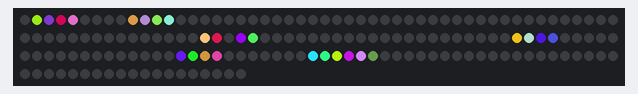
A sketch run on a simulated ESP8266 (NodeMCU). Shown: 169 RGB LEDs in strip order, left to right, continuing on the next row. WiFi joins after 1.5 s; servers stay silent unless stated; random numbers use the default seed unless the sketch sets one; what the sketch prints to the serial monitor is not drawn.

Above: at 8.4 s.
At 12.2 s:
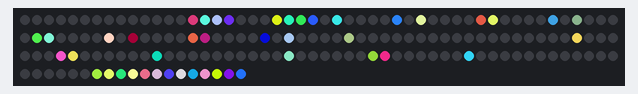
At 15.7 s:
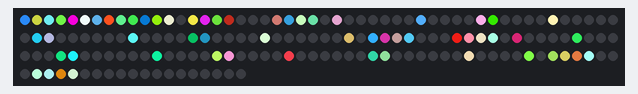
At 25.6 s:
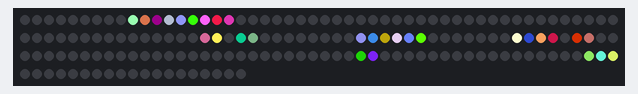
At 29.4 s:
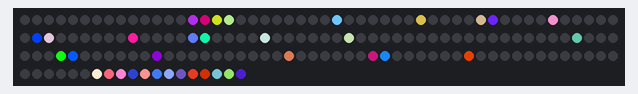
At 32.9 s:
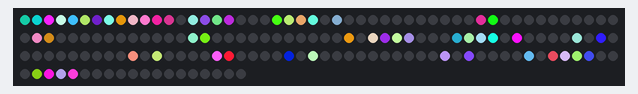

The sketch:

WorldClock_LED.ino
```cpp
// (licence header left out)
#include <ESP8266WiFi.h>
#include "WorldClock_LED.hpp"

// GPIO setting
const uint8_t LED_WIRED_PIN = D5;

// WiFi setting
const char * MY_WIFI_SSID = "WIFI_SSID";
const char * MY_WIFI_PASSWORD = "WIFI_PASSWORD";

static bool WiFi_is_Connected;
inline void Check_WiFi_Status()
{
    for(int count = 0;count < 5, WiFi.status() != WL_CONNECTED;count++)
    {
        WiFi_is_Connected = false;
        Serial.print("connecting to ");
        Serial.print(MY_WIFI_SSID);
        Serial.println(" ...");
        delay(1000);
        if(WiFi.status() == WL_CONNECTED)
        {
            WiFi_is_Connected = true;
            Serial.print("WiFi connected, IP address : ");
            Serial.println(WiFi.localIP());
        }
        else
        {
            Serial.print("WiFi status: ");
            Serial.println(WiFi.status());
        }
    }
}

WorldClock_LED * LED_strip;

void setup()
{
    Serial.begin(115200);
    Serial.flush();

    // set WiFi
    //ETS_GPIO_INTR_DISABLE();
    WiFi.mode(WIFI_STA);
    WiFi.begin(MY_WIFI_SSID, MY_WIFI_PASSWORD);
    Check_WiFi_Status();
    //ETS_GPIO_INTR_ENABLE();

    LED_strip = new WorldClock_LED(169, LED_WIRED_PIN, NEO_GRB + NEO_KHZ800);
    LED_strip->begin();
    LED_strip->show();
}

void loop()
{

    Check_WiFi_Status();    //check if WIFI still connected

    int hour = random(0, 23);
    int minute = random(0, 59);
    int temperature = random(0, 99);
    int humidity = random(0, 99);
    LED_strip->clear();
    LED_strip->show_greeting(hour);
    LED_strip->show_minute(minute);
    LED_strip->show_hour(hour, minute);
    delay(2500);
    LED_strip->clear();
    LED_strip->show_temperature(temperature);
    delay(2500);
    LED_strip->clear();
    LED_strip->show_humidity(humidity);
    delay(2500);
}
```

WorldClock_LED.hpp
```cpp
// (licence header left out)
#include <Adafruit_NeoPixel.h>
#include <vector>

class WorldClock_LED : public Adafruit_NeoPixel
{
public:
    WorldClock_LED(void);
    WorldClock_LED(uint16_t n, uint8_t p = 6, neoPixelType t = NEO_GRB + NEO_KHZ800);
    ~WorldClock_LED();

    void show_digits(uint8_t number);       // from 0 to 99
    void show_greeting(uint8_t hour);           // from 0 to 23
    void show_minute(uint8_t minute);           // from 0 to 59
    void show_hour(uint8_t hour, uint8_t minute);
    void show_temperature(uint8_t temperature);
    void show_humidity(uint8_t humidity);
private:
    int select_color();
    struct text_struct
    {
        uint8_t start, length;
        int8_t delta;
        text_struct(uint8_t start, int8_t delta, uint8_t length):
            start(start), delta(delta), length(length)
        {
        }
    };
    struct graph_struct
    {
        std::vector<uint8_t> grids;
        graph_struct(std::vector<uint8_t> grids):
            grids(grids)
        {
        }
        graph_struct(void);
    };
    static const text_struct normal_texts[12], hour_texts[14], minute_texts[9];
    static const graph_struct digit_in_ones[10], digit_in_tens[10];
    void show_text(const text_struct& text_s, bool progressively = true);
    void set_graph(const graph_struct& graph);
    void show_text_and_graph(const text_struct& text_s, uint8_t number);
};

WorldClock_LED::WorldClock_LED(void):
    Adafruit_NeoPixel()
{
}
WorldClock_LED::WorldClock_LED(uint16_t n, uint8_t p, neoPixelType t):
    Adafruit_NeoPixel(n, p, t)
{
}
WorldClock_LED::~WorldClock_LED()
{
}
void WorldClock_LED::show_digits(uint8_t number)
{
    set_graph(digit_in_tens[int(number / 10)]);
    set_graph(digit_in_ones[int(number % 10)]);
    show();
}
void WorldClock_LED::set_graph(const graph_struct& graph)
{
    for(uint8_t grid:graph.grids)
    {
        setPixelColor(grid, select_color());
    }
}
int WorldClock_LED::select_color()
{
    return Color(random(0, 255), random(0, 255), random(0, 255));
}
void WorldClock_LED::show_text(const text_struct& text_s, bool progressively)
{
    for(int i = 0;i < text_s.length;i++)
    {
        setPixelColor(text_s.start + text_s.delta * i, select_color());
        if(progressively)
        {
            show();
            delay(250);
        }
    }
}
void WorldClock_LED::show_greeting(uint8_t hour)
{
    if(hour >= 1 && hour <= 11)
    {
        show_text(normal_texts[0]); //GOOD
        show_text(normal_texts[1]); //MORNING
    }
    else if(hour > 11 && hour <= 17)
    {
        show_text(normal_texts[0]); //GOOD
        show_text(normal_texts[2]); //NOON
    }
    else if(hour > 17 && hour <= 23)
    {
        show_text(normal_texts[0]); //GOOD
        show_text(normal_texts[3]); //NIGHT
    }
    else
    {
        show_text(normal_texts[7]); //TIME
        show_text(normal_texts[8]); //TO
        show_text(normal_texts[9]); //SLEEP
    }
}
void WorldClock_LED::show_minute(uint8_t minute)
{
    bool over_half_hour = false;
    minute = minute - minute % 5;
    if(minute > 30)
    {
        over_half_hour = true;
        minute = 60 - minute;
    }
    show_text(minute_texts[0]); //IT
    show_text(minute_texts[1]); //IS
    if(!minute)
        return;
    switch(minute)
    {
        case 5:
            show_text(minute_texts[4]); //FIVE
        break;
        case 10:
            show_text(minute_texts[5]); //TEN
        break;
        case 15:
            show_text(minute_texts[6]); //QUARTER
        break;
        case 20:
            show_text(minute_texts[7]); //TWENTY
        break;
        case 25:
            show_text(minute_texts[7]); //TWENTY
            show_text(minute_texts[4]); //FIVE
        break;
        case 30:
            show_text(minute_texts[8]); //HALF
        break;
    }
    if(over_half_hour)
        show_text(minute_texts[2]); //TO
    else
        show_text(minute_texts[3]); //PAST
}
void WorldClock_LED::show_hour(uint8_t hour, uint8_t minute)
{
    bool is_afternoon = false;
    if(hour >= 12)
        is_afternoon = true;
    hour = hour % 12;
    if(!hour)
        hour = 12;
    show_text(hour_texts[hour]);

    minute = minute - minute % 5;
    if(!minute)
        show_text(hour_texts[0]);   //OCLOCK

    if(is_afternoon)
        show_text(hour_texts[13]);  //PM
}
void WorldClock_LED::show_temperature(uint8_t temperature)
{
    show_text_and_graph(normal_texts[10], temperature);
}
void WorldClock_LED::show_humidity(uint8_t humidity)
{
    show_text_and_graph(normal_texts[11], humidity);
}
void WorldClock_LED::show_text_and_graph(const text_struct& text_s, uint8_t number)
{
    show_text(text_s, false);
    show();
    delay(1000);
    show_digits(number);
}
const WorldClock_LED::text_struct WorldClock_LED::normal_texts[12]
{
    {12, -1, 4},    // 00 GOOD
    {19, 1, 7},     // 01 MORNING
    {4, -1, 4},     // 02 NOON
    {13, 1, 5},     // 03 NIGHT
    {7, -1, 2},     // 04 HI
    {38, -1, 5},    // 05
    {32, -1, 4},    // 06
    {39, 1, 4},     // 07 TIME
    {44, 1, 2},     // 08 TO
    {56, -1, 5},    // 09 SLEEP
    {168, -1, 13},  // 10 TEMPERATURE
    {12, -1, 13},   // 11 HUMIDITY
};
const WorldClock_LED::text_struct WorldClock_LED::minute_texts[9]
{
    {65, 1, 2},     // 00 IT
    {68, 1, 2},     // 01 IS
    {96, 1, 2},     // 02 TO
    {116, -1, 4},   // 03 PAST
    {91, 1, 4},     // 04 FIVE
    {75, 1, 3},     // 05 TEN
    {90, -1, 7},    // 06 QUARTER
    {83, -1, 6},    // 07 TWENTY
    {71, 1, 4},     // 08 HALF
};
const WorldClock_LED::text_struct WorldClock_LED::hour_texts[14]
{
    {161, -1, 6},   // 00 Oclock
    {111, -1, 3},   // 01 One
    {117, 1, 3},    // 02 Two
    {108, -1, 5},   // 03 Three
    {120, 1, 4},    // 04 Four
    {124, 1, 4},    // 05 Five
    {142, -1, 3},   // 06 Six
    {139, -1, 5},   // 07 Seven
    {134, -1, 5},   // 08 Eight
    {143, 1, 4},    // 09 Nine
    {147, 1, 3},    // 10 Ten
    {150, 1, 6},    // 11 Eleven
    {168, -1, 6},   // 12 Twelve
    {128, 1, 2},    // 13 Pm
};
const WorldClock_LED::graph_struct WorldClock_LED::digit_in_tens[10]
{
    {{14, 15, 16, 17, 38, 39, 64, 65, 33, 44, 59, 70, 91, 116, 117, 142, 96, 111, 122, 137, 144, 145, 146, 147, }},
    {{33, 44, 59, 70, 96, 111, 122, 137, }},
    {{14, 15, 16, 17, 33, 44, 59, 70, 89, 88, 87, 86, 91, 116, 117, 142, 144, 145, 146, 147, }},
    {{14, 15, 16, 17, 33, 44, 59, 70, 89, 88, 87, 86, 96, 111, 122, 137, 144, 145, 146, 147, }},
    {{38, 39, 64, 65, 33, 44, 59, 70, 89, 88, 87, 86, 96, 111, 122, 137, }},
    {{14, 15, 16, 17, 38, 39, 64, 65, 89, 88, 87, 86, 96, 111, 122, 137, 144, 145, 146, 147, }},
    {{14, 15, 16, 17, 38, 39, 64, 65, 89, 88, 87, 86, 91, 116, 117, 142, 96, 111, 122, 137, 144, 145, 146, 147, }},
    {{14, 15, 16, 17, 38, 39, 64, 65, 33, 44, 59, 70, 96, 111, 122, 137, }},
    {{14, 15, 16, 17, 38, 39, 64, 65, 33, 44, 59, 70, 89, 88, 87, 86, 91, 116, 117, 142, 96, 111, 122, 137, 144, 145, 146, 147, }},
    {{14, 15, 16, 17, 38, 39, 64, 65, 33, 44, 59, 70, 89, 88, 87, 86, 96, 111, 122, 137, 144, 145, 146, 147, }},
};
const WorldClock_LED::graph_struct WorldClock_LED::digit_in_ones[10]
{
    {{21, 22, 23, 24, 31, 46, 57, 72, 26, 51, 52, 77, 98, 109, 124, 135, 103, 104, 129, 130, 151, 152, 153, 154, }},
    {{26, 51, 52, 77, 103, 104, 129, 130, }},
    {{21, 22, 23, 24, 26, 51, 52, 77, 82, 81, 80, 79, 98, 109, 124, 135, 151, 152, 153, 154, }},
    {{21, 22, 23, 24, 26, 51, 52, 77, 82, 81, 80, 79, 103, 104, 129, 130, 151, 152, 153, 154, }},
    {{31, 46, 57, 72, 26, 51, 52, 77, 82, 81, 80, 79, 103, 104, 129, 130, }},
    {{21, 22, 23, 24, 31, 46, 57, 72, 82, 81, 80, 79, 103, 104, 129, 130, 151, 152, 153, 154, }},
    {{21, 22, 23, 24, 31, 46, 57, 72, 82, 81, 80, 79, 98, 109, 124, 135, 103, 104, 129, 130, 151, 152, 153, 154, }},
    {{21, 22, 23, 24, 31, 46, 57, 72, 26, 51, 52, 77, 103, 104, 129, 130, }},
    {{21, 22, 23, 24, 31, 46, 57, 72, 26, 51, 52, 77, 82, 81, 80, 79, 98, 109, 124, 135, 103, 104, 129, 130, 151, 152, 153, 154, }},
    {{21, 22, 23, 24, 31, 46, 57, 72, 26, 51, 52, 77, 82, 81, 80, 79, 103, 104, 129, 130, 151, 152, 153, 154, }},
};
```

Measured:
- what the display in image 0 shows lasts 2.7 s, from 8.4 s to 11.1 s
- what the display in image 1 shows lasts 2.5 s, from 12.2 s to 14.7 s
